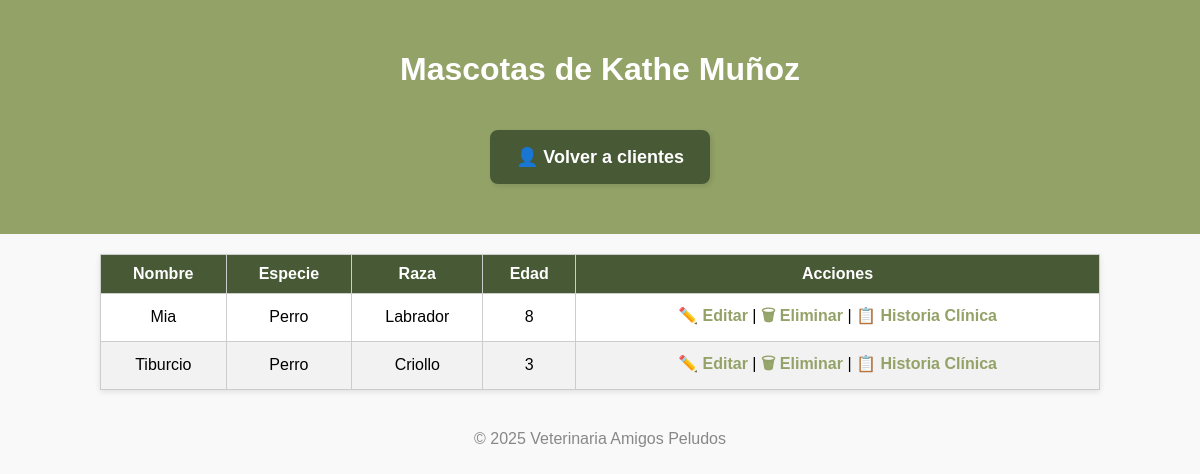
Screenshot of /clientes/1017/mascotas/ with the database file from the repository.
### principal/models.py (models this page shows, shortened)
class Cliente(models.Model):
    nombre = models.CharField(max_length=100)
    cedula = models.CharField(max_length=20, unique=True)
    telefono = models.CharField(max_length=20, blank=True, null=True)
    direccion = models.CharField(max_length=255, blank=True, null=True)
    activo = models.BooleanField(default=True)

class Mascota(models.Model):
    nombre_mascota = models.CharField(max_length=100)
    especie = models.CharField(max_length=50, blank=True)
    raza = models.CharField(max_length=50, blank=True)
    edad = models.PositiveIntegerField(null=True, blank=True)
    cliente = models.ForeignKey(Cliente, on_delete=models.CASCADE, related_name='mascotas')
    activo = models.BooleanField(default=True)

### principal/views.py (the view)
# urls.py: path('clientes/<str:cedula>/mascotas/', views.mascotas_por_cliente, name='mascotas_por_cliente'),
def mascotas_por_cliente(request, cedula):
    cliente = get_object_or_404(Cliente, cedula=cedula, activo=True)
    mascotas = Mascota.objects.filter(cliente=cliente, activo=True)  # eliminación lógica
    return render(request, 'principal/mascotas_por_cliente.html', {
        'cliente': cliente,
        'mascotas': mascotas
    })

### principal/templates/principal/mascotas_por_cliente.html (shortened to what this page needs)
{% load static %}
<!DOCTYPE html>
<html lang="es">
<head>
</head>
<body>
<header>
    <h1>Mascotas de {{ cliente.nombre }}</h1>
    <a href="{% url 'lista_clientes' %}" class="btn">👤 Volver a clientes</a>
</header>
<table>
    <thead>
        <tr>
            <th>Nombre</th>
            <th>Especie</th>
            <th>Raza</th>
            <th>Edad</th>
            <th>Acciones</th>
        </tr>
    </thead>
    <tbody>
        {% for mascota in mascotas %}
        <tr>
            <td>{{ mascota.nombre_mascota }}</td>
            <td>{{ mascota.especie }}</td>
            <td>{{ mascota.raza }}</td>
            <td>{{ mascota.edad }}</td>
            <td>
                <a href="{% url 'editar_mascota' mascota.id %}">✏️ Editar</a> |
                <a href="{% url 'eliminar_mascota' mascota.id %}" onclick="return confirm('¿Eliminar esta mascota?');">🗑 Eliminar</a> |
                <a href="{% url 'historia_clinica' mascota.id %}">📋 Historia Clínica</a>
            </td>
        </tr>
        {% empty %}
        <tr><td colspan="5">Este cliente no tiene mascotas registradas.</td></tr>
        {% endfor %}
    </tbody>
</table>
<footer>
    <p>© 2025 Veterinaria Amigos Peludos</p>
</footer>
</body>
</html>

### principal/templates/principal/mascotas_por_cliente.html (style rules this page uses)
body { font-family: Arial, sans-serif; background-color: #f9f9f9; padding: 0; margin: 0; text-align: center; }
header { background-color: #93A267; color: white; padding: 30px 20px; }
.btn { display: inline-flex; align-items: center; gap: 8px; margin: 20px 10px; padding: 14px 24px; background-color: #485935; color: white; text-decoration: none; border-radius: 8px; font-size: 18px; font-weight: bold; border: 2px solid #485935; box-shadow: 2px 2px 5px rgba(0, 0, 0, 0.1); transition: background-color 0.3s ease, transform 0.2s ease; }
table { margin: 20px auto; border-collapse: collapse; width: 90%; max-width: 1000px; background-color: white; box-shadow: 0 2px 6px rgba(0,0,0,0.1); }
th, td { padding: 10px; border: 1px solid #ccc; }
th { background-color: #485935; color: white; text-align: center; }
td { text-align: center; }
tr:nth-child(even) { background-color: #f2f2f2; }
td a { text-decoration: none; color: #93A267; font-weight: bold; }
footer { margin-top: 40px; color: #888; }

### rows the page displays
Cliente: nombre "Kathe Muñoz"
Mascota: nombre_mascota "Mia", especie "Perro", raza "Labrador", edad "8"
Mascota: nombre_mascota "Tiburcio", especie "Perro", raza "Criollo", edad "3"
